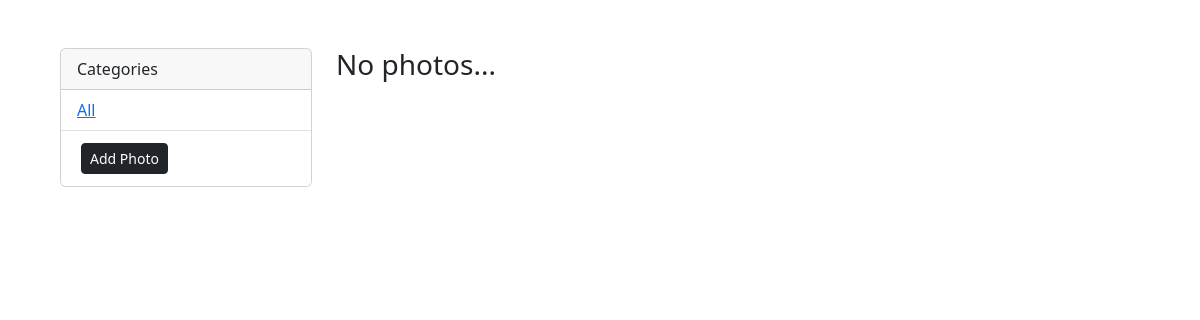
Page /?category=Hackers on the earlier database version.
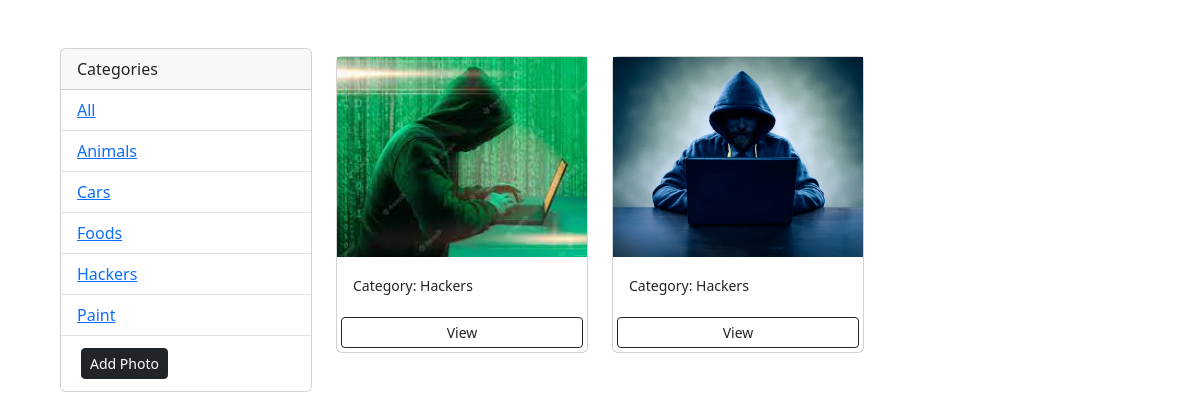
Same page on the later database version.
### photos/models.py (models this page shows, shortened)
class Category(models.Model):
    name = models.CharField(max_length=255, null=False, blank=False)

class Photo(models.Model):
    category = models.ForeignKey(Category, on_delete=models.SET_NULL, null=True, blank=True)
    image = models.ImageField(null=False, blank=False)
    description = models.TextField()

### photos/views.py (the view)
# urls.py: path('', views.gallery, name='gallery'),
def gallery(request):
    category = request.GET.get('category')
    if category == None:
        photos = Photo.objects.all()
    else:
        photos = Photo.objects.filter(category__name=category)
    categories = Category.objects.all()
    context = {'categories':categories, 'photos':photos}
    return render(request, 'photos/gallery.html', context)

### photos/templates/photos/gallery.html (shortened to what this page needs)
<!doctype html>
<html lang="en">
  <head>
    <link href="https://cdn.jsdelivr.net/npm/bootstrap@5.3.1/dist/css/bootstrap.min.css" rel="stylesheet">
</head>
  <body class="m-5">
    <div class="container">
        <div class="row">
            <div class='col-md-3'>
                <div class="card">
                    <div class="card-header">
                      Categories
                    </div>
                    <ul class="list-group list-group-flush">
                        <li class="list-group-item">
                            <a href="{% url 'gallery' %}">All</a>
                        </li>
                        {% for category in categories %}
                        <li class="list-group-item">
                            <a href="{% url 'gallery' %}?category={{category.name}}">{{category.name}}</a>
                        </li>
                        {% endfor %}
                      <li class="list-group-item">
                         <a href="{% url 'add' %}" class="btn btn-dark btn-block btn-sm m-1">Add Photo</a>
                      </li>
                    </ul>
                  </div>
            </div>
            <div class='col-md-9'>
                <div class="row">
                    {% for photo in photos %}
                    <div class="col-md-4">
                        <div class="card my-2">
                            <img class="image-thumbnail" src="{{photo.image.url}}" alt="Card image cap">
                            <div class="card-body">
                              <small>Category: {{photo.category.name}}</small>
                            </div>
                            <a href="{% url 'photo' photo.id %}" class="btn btn-outline-dark btn-sm m-1">View</a>
                          </div>
                    </div>
                    {% empty %}
                    <h3>No photos...</h3>
                    {% endfor %}
                </div>
            </div>
        </div>
    </div>
</body>
</html>

### photos/templates/photos/gallery.html (style rules this page uses)
.image-thumbnail { height: 200px; object-fit: cover; }

Differences in the rows shown:
added Category: name "Animals"
added Category: name "Cars"
added Category: name "Foods"
added Category: name "Hackers"
added Category: name "Paint"
added Photo: image (picture), category.name "Hackers"
added Photo: image (picture), category.name "Hackers"
Other differences:
text no longer shown: "No photos..."
